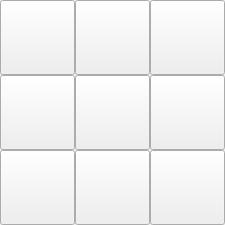
            <widget class="QWidget" name="qwProbeXYButtons" native="true">
             <property name="sizePolicy">
              <sizepolicy hsizetype="Fixed" vsizetype="Fixed">
               <horstretch>0</horstretch>
               <verstretch>0</verstretch>
              </sizepolicy>
             </property>
             <property name="minimumSize">
              <size>
               <width>225</width>
               <height>225</height>
              </size>
             </property>
             <property name="maximumSize">
              <size>
               <width>225</width>
               <height>225</height>
              </size>
             </property>
             <layout class="QGridLayout" name="gridLayout_10">
              <property name="leftMargin">
               <number>0</number>
              </property>
              <property name="topMargin">
               <number>0</number>
              </property>
              <property name="rightMargin">
               <number>0</number>
              </property>
              <property name="bottomMargin">
               <number>0</number>
              </property>
              <property name="spacing">
               <number>0</number>
              </property>
              <item row="0" column="0">
               <widget class="cnQPushButton" name="btnProbeXY_1">
                <property name="sizePolicy">
                 <sizepolicy hsizetype="Preferred" vsizetype="Fixed">
                  <horstretch>0</horstretch>
                  <verstretch>0</verstretch>
                 </sizepolicy>
                </property>
                <property name="minimumSize">
                 <size>
                  <width>75</width>
                  <height>75</height>
                 </size>
                </property>
                <property name="maximumSize">
                 <size>
                  <width>75</width>
                  <height>75</height>
                 </size>
                </property>
                <property name="cursor">
                 <cursorShape>PointingHandCursor</cursorShape>
                </property>
                <property name="icon">
                 <iconset resource="cn5X.qrc">
                  <normaloff>:/cn5X/images/btnProbeOutX+Y-.svg</normaloff>:/cn5X/images/btnProbeOutX+Y-.svg</iconset>
                </property>
                <property name="iconSize">
                 <size>
                  <width>75</width>
                  <height>75</height>
                 </size>
                </property>
               </widget>
              </item>
              <item row="0" column="1" colspan="2">
               <widget class="cnQPushButton" name="btnProbeXY_2">
                <property name="sizePolicy">
                 <sizepolicy hsizetype="Preferred" vsizetype="Fixed">
                  <horstretch>0</horstretch>
                  <verstretch>0</verstretch>
                 </sizepolicy>
                </property>
                <property name="minimumSize">
                 <size>
                  <width>75</width>
                  <height>75</height>
                 </size>
                </property>
                <property name="maximumSize">
                 <size>
                  <width>75</width>
                  <height>75</height>
                 </size>
                </property>
                <property name="cursor">
                 <cursorShape>PointingHandCursor</cursorShape>
                </property>
                <property name="icon">
                 <iconset resource="cn5X.qrc">
                  <normaloff>:/cn5X/images/btnProbeOutY-.svg</normaloff>:/cn5X/images/btnProbeOutY-.svg</iconset>
                </property>
                <property name="iconSize">
                 <size>
                  <width>75</width>
                  <height>75</height>
                 </size>
                </property>
               </widget>
              </item>
              <item row="0" column="3">
               <widget class="cnQPushButton" name="btnProbeXY_3">
                <property name="sizePolicy">
                 <sizepolicy hsizetype="Preferred" vsizetype="Fixed">
                  <horstretch>0</horstretch>
                  <verstretch>0</verstretch>
                 </sizepolicy>
                </property>
                <property name="minimumSize">
                 <size>
                  <width>75</width>
                  <height>75</height>
                 </size>
                </property>
                <property name="maximumSize">
                 <size>
                  <width>75</width>
                  <height>75</height>
                 </size>
                </property>
                <property name="cursor">
                 <cursorShape>PointingHandCursor</cursorShape>
                </property>
                <property name="icon">
                 <iconset resource="cn5X.qrc">
                  <normaloff>:/cn5X/images/btnProbeOutX-Y-.svg</normaloff>:/cn5X/images/btnProbeOutX-Y-.svg</iconset>
                </property>
                <property name="iconSize">
                 <size>
                  <width>75</width>
                  <height>75</height>
                 </size>
                </property>
               </widget>
              </item>
              <item row="1" column="0">
               <widget class="cnQPushButton" name="btnProbeXY_8">
                <property name="sizePolicy">
                 <sizepolicy hsizetype="Preferred" vsizetype="Fixed">
                  <horstretch>0</horstretch>
                  <verstretch>0</verstretch>
                 </sizepolicy>
                </property>
                <property name="minimumSize">
                 <size>
                  <width>75</width>
                  <height>75</height>
                 </size>
                </property>
                <property name="maximumSize">
                 <size>
                  <width>75</width>
                  <height>75</height>
                 </size>
                </property>
                <property name="cursor">
                 <cursorShape>PointingHandCursor</cursorShape>
                </property>
                <property name="icon">
                 <iconset resource="cn5X.qrc">
                  <normaloff>:/cn5X/images/btnProbeOutX+.svg</normaloff>:/cn5X/images/btnProbeOutX+.svg</iconset>
                </property>
                <property name="iconSize">
                 <size>
                  <width>75</width>
                  <height>75</height>
                 </size>
                </property>
               </widget>
              </item>
              <item row="1" column="1">
               <widget class="cnQPushButton" name="btnProbeXY_0">
                <property name="sizePolicy">
                 <sizepolicy hsizetype="Preferred" vsizetype="Fixed">
                  <horstretch>0</horstretch>
                  <verstretch>0</verstretch>
                 </sizepolicy>
                </property>
                <property name="minimumSize">
                 <size>
                  <width>75</width>
                  <height>75</height>
                 </size>
                </property>
                <property name="maximumSize">
                 <size>
                  <width>75</width>
                  <height>75</height>
                 </size>
                </property>
                <property name="cursor">
                 <cursorShape>PointingHandCursor</cursorShape>
                </property>
                <property name="styleSheet">
                 <string notr="true"/>
                </property>
                <property name="icon">
                 <iconset resource="cn5X.qrc">
                  <normaloff>:/cn5X/images/btnProbeInCercle.svg</normaloff>:/cn5X/images/btnProbeInCercle.svg</iconset>
                </property>
                <property name="iconSize">
                 <size>
                  <width>75</width>
                  <height>75</height>
                 </size>
                </property>
               </widget>
              </item>
              <item row="1" column="2" colspan="2">
               <widget class="cnQPushButton" name="btnProbeXY_4">
                <property name="sizePolicy">
                 <sizepolicy hsizetype="Preferred" vsizetype="Fixed">
                  <horstretch>0</horstretch>
                  <verstretch>0</verstretch>
                 </sizepolicy>
                </property>
                <property name="minimumSize">
                 <size>
                  <width>75</width>
                  <height>75</height>
                 </size>
                </property>
                <property name="maximumSize">
                 <size>
                  <width>75</width>
                  <height>75</height>
                 </size>
                </property>
                <property name="cursor">
                 <cursorShape>PointingHandCursor</cursorShape>
                </property>
                <property name="icon">
                 <iconset resource="cn5X.qrc">
                  <normaloff>:/cn5X/images/btnProbeOutX-.svg</normaloff>:/cn5X/images/btnProbeOutX-.svg</iconset>
                </property>
                <property name="iconSize">
                 <size>
                  <width>75</width>
                  <height>75</height>
                 </size>
                </property>
               </widget>
              </item>
              <item row="2" column="0">
               <widget class="cnQPushButton" name="btnProbeXY_7">
                <property name="sizePolicy">
                 <sizepolicy hsizetype="Preferred" vsizetype="Fixed">
                  <horstretch>0</horstretch>
                  <verstretch>0</verstretch>
                 </sizepolicy>
                </property>
                <property name="minimumSize">
                 <size>
                  <width>75</width>
                  <height>75</height>
                 </size>
                </property>
                <property name="maximumSize">
                 <size>
                  <width>75</width>
                  <height>75</height>
                 </size>
                </property>
                <property name="cursor">
                 <cursorShape>PointingHandCursor</cursorShape>
                </property>
                <property name="icon">
                 <iconset resource="cn5X.qrc">
                  <normaloff>:/cn5X/images/btnProbeOutX+Y+.svg</normaloff>:/cn5X/images/btnProbeOutX+Y+.svg</iconset>
                </property>
                <property name="iconSize">
                 <size>
                  <width>75</width>
                  <height>75</height>
                 </size>
                </property>
               </widget>
              </item>
              <item row="2" column="1" colspan="2">
               <widget class="cnQPushButton" name="btnProbeXY_6">
                <property name="sizePolicy">
                 <sizepolicy hsizetype="Preferred" vsizetype="Fixed">
                  <horstretch>0</horstretch>
                  <verstretch>0</verstretch>
                 </sizepolicy>
                </property>
                <property name="minimumSize">
                 <size>
                  <width>75</width>
                  <height>75</height>
                 </size>
                </property>
                <property name="maximumSize">
                 <size>
                  <width>75</width>
                  <height>75</height>
                 </size>
                </property>
                <property name="cursor">
                 <cursorShape>PointingHandCursor</cursorShape>
                </property>
                <property name="icon">
                 <iconset resource="cn5X.qrc">
                  <normaloff>:/cn5X/images/btnProbeOutY+.svg</normaloff>:/cn5X/images/btnProbeOutY+.svg</iconset>
                </property>
                <property name="iconSize">
                 <size>
                  <width>75</width>
                  <height>75</height>
                 </size>
                </property>
               </widget>
              </item>
              <item row="2" column="3">
               <widget class="cnQPushButton" name="btnProbeXY_5">
                <property name="sizePolicy">
                 <sizepolicy hsizetype="Preferred" vsizetype="Fixed">
                  <horstretch>0</horstretch>
                  <verstretch>0</verstretch>
                 </sizepolicy>
                </property>
                <property name="minimumSize">
                 <size>
                  <width>75</width>
                  <height>75</height>
                 </size>
                </property>
                <property name="maximumSize">
                 <size>
                  <width>75</width>
                  <height>75</height>
                 </size>
                </property>
                <property name="cursor">
                 <cursorShape>PointingHandCursor</cursorShape>
                </property>
                <property name="icon">
                 <iconset resource="cn5X.qrc">
                  <normaloff>:/cn5X/images/btnProbeOutX-Y+.svg</normaloff>:/cn5X/images/btnProbeOutX-Y+.svg</iconset>
                </property>
                <property name="iconSize">
                 <size>
                  <width>75</width>
                  <height>75</height>
                 </size>
                </property>
               </widget>
              </item>
             </layout>
            </widget>
